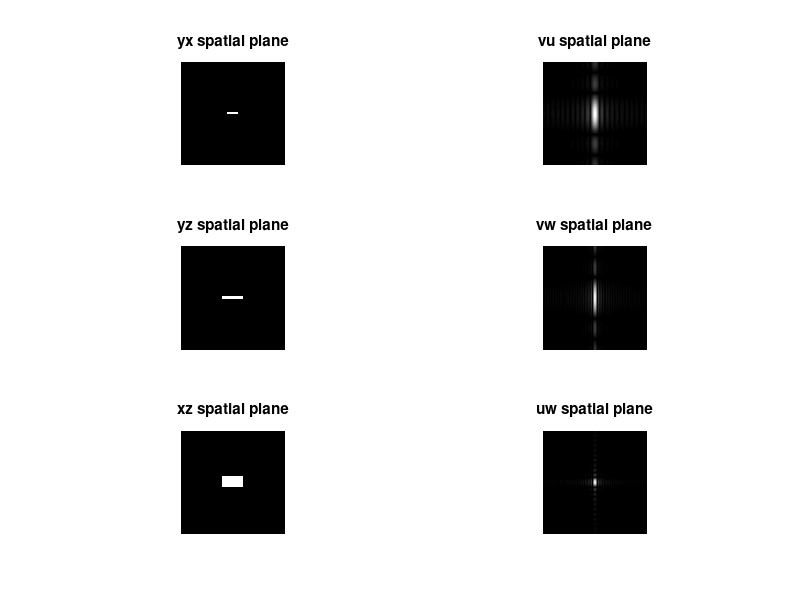
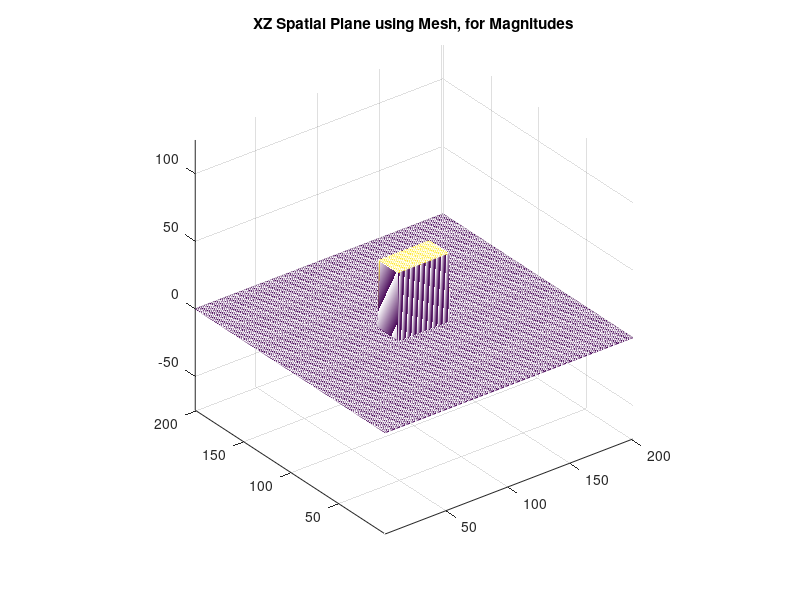

Recreate these plots in MATLAB, in order. (Note: this script raises an error after producing the figures.)
%% 3D DFT Method 1 with all visualizations

clc; clear; close all;

N = 201;
rect = zeros(N, N, N);
rect(98 : 102, 90 : 110, 80 : 120) = 50; % input
sinc = fftn(rect); % output
% for volume rect(x,y,z), apply FFT one dimension at a time

% Prep your 2D Slices
yx(:,:) = rect(:,:,100);
vu(:,:)=abs(fftshift(sinc(:,:,100)));
yz(:,:) = rect(:,100,:);
vw(:,:)=abs(fftshift(sinc(:,100,:)));
xz(:,:) = rect(100,:,:);
uw(:,:)=abs(fftshift(sinc(100,:,:)));

% 2D Images of Each Planar Slice at 100 
figure;
subplot(3,2,1); imshow(yx); title('yx spatial plane');

subplot(3,2,2); imshow(vu,[]); title('vu spatial plane');

subplot(3,2,3); imshow(yz); title('yz spatial plane');

subplot(3,2,4); imshow(vw,[]); title('vw spatial plane');

subplot(3,2,5); imshow(xz); title('xz spatial plane');

subplot(3,2,6); imshow(uw,[]); title('uw spatial plane');

% Another 2D visualization thing
figure;
mesh(xz); title('XZ Spatial Plane using Mesh, for Magnitudes'); axis equal;

% FFTShift for entire sinc, instead of individual (avoids complex??)
sinc = (abs((fftshift(sinc)))); 

% 3D Visualization through VolShow
volshow(rect);
volshow(sinc);

% 3D Visualization through Slice and Isoshape
figure; hold on; grid on; view(3); colormap(gray);
% Plot Slices at 100,100,100
slice(sinc, 100, 100, 100); shading interp; % Smooth the slice surfaces
% Labels
axis equal; xlabel('X'); ylabel('Y'); zlabel('Z'); 
title('Isosurface With Slices through 100,100,100');

%% 3D DFT Alternative method with simple visualization

clc; clear; close all;

N = 201;
rect = zeros(N, N, N);
rect(98 : 102, 90 : 110, 80 : 120) = 50; % input
sinc = zeros(201, 201, 201); % output
% for volume rect(x,y,z), apply FFT one dimension at a time
% apply 1-D FFT to z
for x = 1 : N
    for y = 1 : N
        h = rect(x, y, :);
        sinc(x, y, :) = fft(h) / N;
    end
end
% apply 1-D FFT to x
for z = 1 : N
    for y = 1 : N
        h = sinc(:, y, z);
        sinc(:, y, z) = fft(h) / N;
    end
end
% apply 1-D FFT to y
for z = 1 : N
    for x = 1 : N
        h = sinc(x, :, z);
        sinc(x, :, z) = fft(h) / N;
    end
end
sinc = (abs((fftshift(sinc))));

Max = max(sinc,[],"all");
Min = min(sinc,[],"all");
sinc = (sinc - Min)/(Max - Min);

sinc_yx = sinc(:,:,100);
% Through reshape
sinc_xz = reshape(sinc(100,:,:),[201,201]);
sinc_yz = reshape(sinc(:,100,:),[201,201]);
% Through Permute
sinc_xz_p = permute(sinc(100,:,:),[2 3 1]);
sinc_yz_p = permute(sinc(:,100,:),[1 3 2]);

%figure; imshow
figure; imshow(sinc_yx); title("YX");
figure; imshow(sinc_xz); title("XZ Reshaped");
figure; imshow(sinc_yz); title("YZ Reshaped");
figure; imshow(sinc_xz_p); title("XZ Permute");
figure; imshow(sinc_yz_p); title("YZ Permute");

%% Filtering using 2d Spatial Convolution or something

clear; clc; close all

Input_Image_RGB = double(imread('CT_Image_Filter.bmp','bmp'));
Input_Image = (Input_Image_RGB(:,:,1));

f = [-1,-1,-1;
     -1,9,-1;
     -1,-1,-1];

Out_Image = fix(conv2(Input_Image, f, 'same'));
[h,w] = size(Out_Image);

for k1=1:h
    for k2=1:w
        if Out_Image(k1,k2)>255
            Out_Image(k1,k2) = 255;
        end
        if Out_Image(k1,k2)<0
            Out_Image(k1,k2) = 0;
        end
    end
end

figure;imshowpair(Input_Image,Out_Image,'montage')

%% 2D Frequency Multiplcation

clear; clc; close all

Input_Image_RGB = double(imread('CT_Image_Filter.bmp','bmp'));
Input_Image = (Input_Image_RGB(:,:,1));

[h_im,w_im] = size(Input_Image);
f = [-1,-1,-1;-1,9,-1;-1,-1,-1];
[h_f,w_f] = size(f);

% Zero Padding
n = log2(max([h_im w_im h_f w_f]));
N = 2^(fix(n) + 1); % padding to N

% Initialize
Input_Image_pad = zeros(N, N);
filter_pad = zeros(N, N);
% Assignment
Input_Image_pad(1 : h_im, 1 : w_im) = Input_Image(:,:);
filter_pad(1 : h_f, 1 : w_f) = f(:,:);
% Boom, they're padded 
FFT_img = fft2(Input_Image_pad);
FFT_filt = (fft2(filter_pad));

% Find the inverse
r = real(ifft2(FFT_filt .* FFT_img));
% You may crop the output knowing half width of the filter.
f_w2 = floor(length(f)/2);
filt_img = r(1 + f_w2 : h_im + f_w2, 1 + f_w2 : w_im + f_w2);

% Clipping > 255 and < 0, if sharpening
[h,w] = size(filt_img);
for k1=1:h
    for k2=1:w
        if (filt_img(k1,k2)>255)
            filt_img(k1,k2) = 255;
        end
        if (filt_img(k1,k2)<0)
            filt_img(k1,k2) = 0;
        end
    end
end

imshowpair(Input_Image_RGB,filt_img,'montage')

%% Lecture 13/HW 4

clc; clear; close all;

% Matlab Question 1
A = 120;
fx = 15; % cycles/unit
fy = 15; % cycles/unit
fs = 256; % cycles/unit
gridsize = 256;



